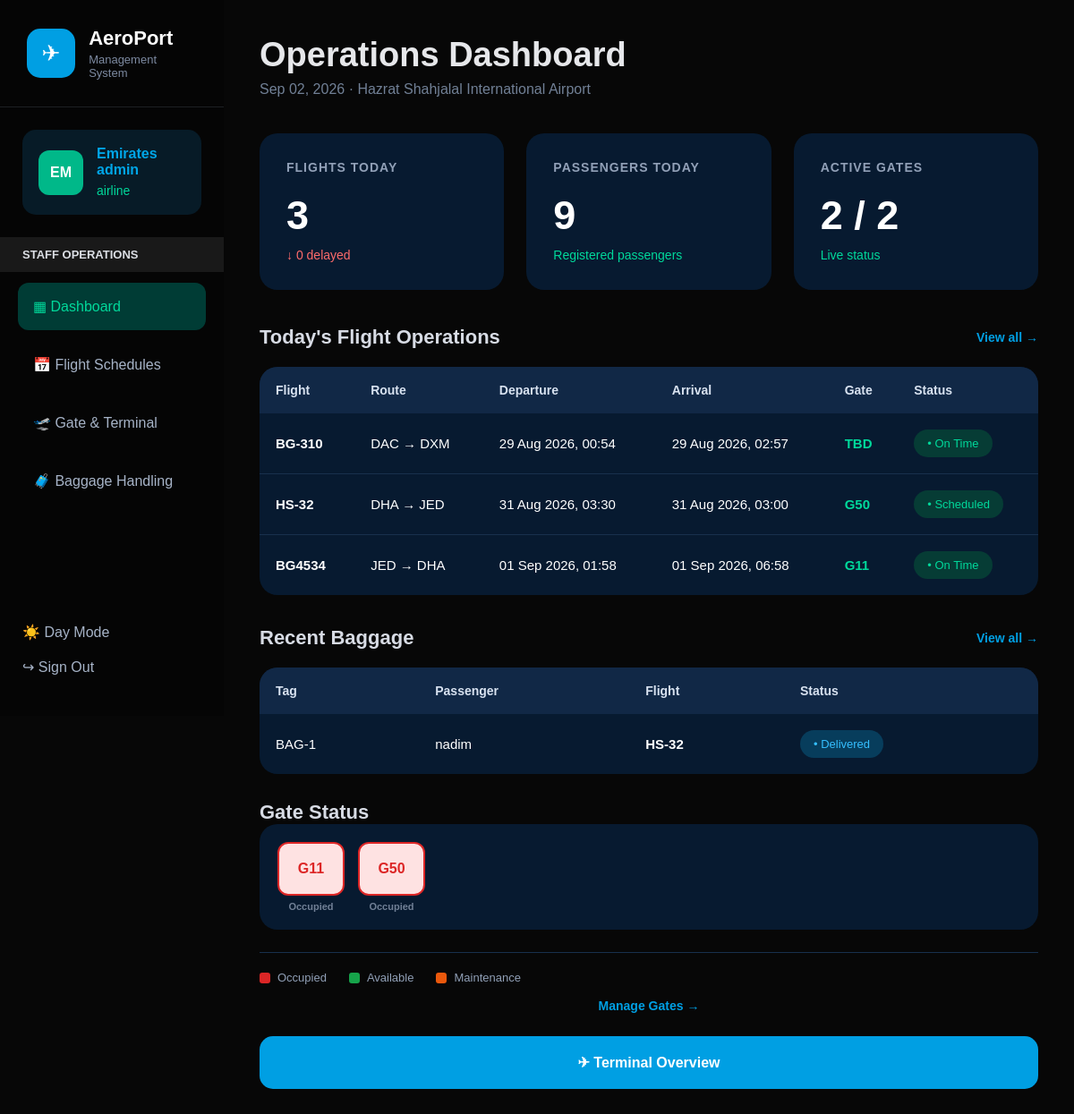
The app's page /staff/dashboard.php (signed in) with its own data.
### tables this page shows
CREATE TABLE `users` (
  `id` int(11) NOT NULL,
  `name` varchar(100) NOT NULL,
  `email` varchar(100) NOT NULL,
  `password` varchar(255) NOT NULL,
  `role` varchar(50) NOT NULL,
  `created_at` timestamp NOT NULL DEFAULT current_timestamp()
);

CREATE TABLE `flights` (
  `id` int(11) NOT NULL,
  `flight_number` varchar(50) NOT NULL,
  `airplane_id` int(11) NOT NULL,
  `departure` varchar(100) NOT NULL,
  `destination` varchar(100) NOT NULL,
  `departure_time` datetime NOT NULL,
  `arrival_time` datetime NOT NULL,
  `status` varchar(50) DEFAULT 'Scheduled',
  `created_at` timestamp NOT NULL DEFAULT current_timestamp()
);

CREATE TABLE `baggage` (
  `id` int(11) NOT NULL,
  `user_id` int(11) NOT NULL,
  `booking_id` int(11) NOT NULL,
  `baggage_status` varchar(50) DEFAULT 'Checked In',
  `location` varchar(100) DEFAULT NULL,
  `updated_at` timestamp NOT NULL DEFAULT current_timestamp()
);

CREATE TABLE `gates` (
  `id` int(11) NOT NULL,
  `gate_number` varchar(20) NOT NULL,
  `flight_id` int(11) DEFAULT NULL,
  `availability` varchar(50) DEFAULT 'Available',
  `created_at` timestamp NOT NULL DEFAULT current_timestamp(),
  `terminal` varchar(50) DEFAULT NULL
);

### staff/dashboard.php (the view, shortened to what the rows shown need)
<?php
include "../config/database.php";
$user_id = (int) $_SESSION['user_id'];
$user_sql = "
    SELECT id, name, email, role
    FROM users
    WHERE id = '$user_id'
    LIMIT 1
";
$user_result = mysqli_query($conn, $user_sql);
$user_data = mysqli_fetch_assoc($user_result);
$staff_name = $user_data['name'];
$staff_role = $user_data['role'];
$staff_initials = strtoupper(substr($staff_name, 0, 2));
$total_flights_sql = "
    SELECT COUNT(*) AS total
    FROM flights
";
$total_flights_result = mysqli_query($conn, $total_flights_sql);
$total_flights_data = mysqli_fetch_assoc($total_flights_result);
$total_flights = (int) $total_flights_data['total'];
$passenger_sql = "
    SELECT COUNT(*) AS total
    FROM users
    WHERE LOWER(role) = 'passenger'
";
$passenger_result = mysqli_query($conn, $passenger_sql);
$passenger_data = mysqli_fetch_assoc($passenger_result);
$total_passengers = (int) $passenger_data['total'];
$active_gates_sql = "
    SELECT COUNT(*) AS total
    FROM gates
    WHERE LOWER(TRIM(availability)) = 'occupied'
";
$active_gates_result = mysqli_query($conn, $active_gates_sql);
$active_gates_data = mysqli_fetch_assoc($active_gates_result);
$active_gates = (int) $active_gates_data['total'];
$total_gates_sql = "
    SELECT COUNT(*) AS total
    FROM gates
";
$total_gates_result = mysqli_query($conn, $total_gates_sql);
$total_gates_data = mysqli_fetch_assoc($total_gates_result);
$total_gates = (int) $total_gates_data['total'];
$flights_sql = "
    SELECT
        f.id,
        f.flight_number,
        f.departure,
        f.destination,
        f.departure_time,
        f.arrival_time,
        f.status,
        COALESCE(a.airline_name, 'N/A') AS airline,
        COALESCE(a.model, 'N/A') AS aircraft,
        (
            SELECT g.gate_number
            FROM gates g
            WHERE g.flight_id = f.id
            LIMIT 1
        ) AS gate_number
    FROM flights f
    LEFT JOIN airplanes a
        ON f.airplane_id = a.id
    ORDER BY f.departure_time ASC
    LIMIT 5
";
$flights_result = mysqli_query($conn, $flights_sql);
$baggage_sql = "
    SELECT
        b.id,
        b.user_id,
        b.booking_id,
        b.baggage_status,
        b.location,
        b.updated_at,
        u.name AS passenger_name,
        f.flight_number
    FROM baggage b
    LEFT JOIN users u
        ON b.user_id = u.id
    LEFT JOIN bookings bk
        ON b.booking_id = bk.id
    LEFT JOIN flights f
        ON bk.flight_id = f.id
    ORDER BY b.updated_at DESC
    LIMIT 3
";
$baggage_result = mysqli_query($conn, $baggage_sql);
$gates_sql = "
    SELECT
        id,
        gate_number,
        flight_id,
        availability
    FROM gates
    ORDER BY gate_number ASC
    LIMIT 8
";
$gates_result = mysqli_query($conn, $gates_sql);
function getFlightStatusClass($status)
{
    switch (strtolower(trim($status))) {
        case 'on time':
        case 'scheduled':
        default:
            return 'status-ontime';
    }
}
function getBaggageStatusClass($status)
{
    switch (strtolower(trim($status))) {
        case 'checked in':
        case 'checked-in':
        default:
            return 'status-checked';
    }
}
function getGateStatusClass($availability)
{
    $status = strtolower(trim($availability));
    switch ($status) {
        case 'occupied':
            return 'gate-occupied';
    }
}
?>
<!DOCTYPE html>
<html lang="en">
<head>
    <link rel="stylesheet"
          href="../assets/css/dashboard.css">
</head>
<body>
<aside class="sidebar">
    <div class="sidebar-top">
        <div class="logo">
            <div>
                <h2>AeroPort</h2>
            </div>
        </div>
        <div class="profile">
            <div class="avatar">
                <?php
                echo htmlspecialchars($staff_initials);
                ?>
            </div>
            <div>
                <h3>
                    <?php
                    echo htmlspecialchars($staff_name);
                    ?>
                </h3>
                <span>
                    <?php
                    echo htmlspecialchars($staff_role);
                    ?>
                </span>
            </div>
        </div>
    </div>
</aside>
<main class="main">
    <header class="page-header">
        <h1>
            Operations Dashboard
        </h1>
    </header>
    <section class="cards">
        <div class="card">
            <h2>
                <?php echo $total_flights; ?>
            </h2>
        </div>
        <div class="card">
            <h2>
                <?php
                echo number_format($total_passengers);
                ?>
            </h2>
        </div>
        <div class="card">
            <h2>
                <?php echo $active_gates; ?>
                /
                <?php echo $total_gates; ?>
            </h2>
        </div>
    </section>
    <section class="content">
        <div class="flight">
            <div class="section-header">
                <h2>
                    Today's Flight Operations
                </h2>
            </div>
            <table>
                <thead>
                    <tr>
                        <th>Flight</th>
                        <th>Route</th>
                        <th>Departure</th>
                        <th>Arrival</th>
                        <th>Gate</th>
                        <th>Status</th>
                    </tr>
                </thead>
                <tbody>
                <?php if (mysqli_num_rows($flights_result) > 0): ?>
                    <?php while ($flight = mysqli_fetch_assoc($flights_result)): ?>
                        <tr>
                            <td>
                                <strong>
                                    <?php
                                    echo htmlspecialchars(
                                        $flight['flight_number']
                                    );
                                    ?>
                                </strong>
                            </td>
                            <td>
                                <?php
                                echo htmlspecialchars(
                                    $flight['departure']
                                );
                                ?>
                                →
                                <?php
                                echo htmlspecialchars(
                                    $flight['destination']
                                );
                                ?>
                            </td>
                            <td>
                                <?php
                                echo htmlspecialchars(
                                    date(
                                        'd M Y, H:i',
                                        strtotime(
                                            $flight['departure_time']
                                        )
                                    )
                                );
                                ?>
                            </td>
                            <td>
                                <?php
                                echo htmlspecialchars(
                                    date(
                                        'd M Y, H:i',
                                        strtotime(
                                            $flight['arrival_time']
                                        )
                                    )
                                );
                                ?>
                            </td>
                            <td>
                                <strong class="gate-text">
                                    <?php
                                    echo htmlspecialchars(
                                        $flight['gate_number'] ?? 'TBD'
                                    );
                                    ?>
                                </strong>
                            </td>
                            <td>
                                <span class="status <?php
                                    echo getFlightStatusClass(
                                        $flight['status']
                                    );
                                ?>">
                                    •
                                    <?php
                                    echo htmlspecialchars(
                                        $flight['status']
                                    );
                                    ?>
                                </span>
                            </td>
                        </tr>
                    <?php endwhile; ?>
                <?php endif; ?>
                </tbody>
            </table>
            <div class="section-header baggage-header">
                <h2>
                    Recent Baggage
                </h2>
            </div>
            <table>
                <thead>
                    <tr>
                        <th>Tag</th>
                        <th>Passenger</th>
                        <th>Flight</th>
                        <th>Status</th>
                    </tr>
                </thead>
                <tbody>
                <?php if (mysqli_num_rows($baggage_result) > 0): ?>
                    <?php while ($bag = mysqli_fetch_assoc($baggage_result)): ?>
                        <tr>
                            <td>
                                <?php
                                echo htmlspecialchars(
                                    'BAG-' . $bag['id']
                                );
                                ?>
                            </td>
                            <td>
                                <?php
                                echo htmlspecialchars(
                                    $bag['passenger_name'] ?? 'Unknown'
                                );
                                ?>
                            </td>
                            <td>
                                <strong>
                                    <?php
                                    echo htmlspecialchars(
                                        $bag['flight_number'] ?? 'N/A'
                                    );
                                    ?>
                                </strong>
                            </td>
                            <td>
                                <span class="status <?php
                                    echo getBaggageStatusClass(
                                        $bag['baggage_status']
                                    );
                                ?>">
                                    •
                                    <?php
                                    echo htmlspecialchars(
                                        $bag['baggage_status']
                                    );
                                    ?>
                                </span>
                            </td>
                        </tr>
                    <?php endwhile; ?>
                <?php endif; ?>
                </tbody>
            </table>
        </div>
        <aside class="right">
            <h2>
                Gate Status
            </h2>
            <div class="gates">
                <?php if (mysqli_num_rows($gates_result) > 0): ?>
                    <?php while ($gate = mysqli_fetch_assoc($gates_result)): ?>
                        <?php
                        $gate_class = getGateStatusClass(
                            $gate['availability']
                        );
                        ?>
                        <div class="gate-item">
                            <div class="gate-box <?php echo $gate_class; ?>">
                                <?php
                                echo htmlspecialchars(
                                    $gate['gate_number']
                                );
                                ?>
                            </div>
                            <span class="gate-status-text">
                                <?php
                                echo htmlspecialchars(
                                    ucfirst(
                                        strtolower(
                                            trim(
                                                $gate['availability']
                                            )
                                        )
                                    )
                                );
                                ?>
                            </span>
                        </div>
                    <?php endwhile; ?>
                <?php else: ?>
                    <p>
                        No gates available.
                    </p>
                <?php endif; ?>
            </div>
        </aside>
    </section>
</main>
</body>
</html>

### records on screen
users: name "EM", name "Emirates admin", role "airline"
flights: flight_number "BG-310", departure "DAC", destination "DXM", departure_time "29 Aug 2026, 00:54", arrival_time "29 Aug 2026, 02:57", gate_number "TBD", status "On Time"
flights: flight_number "HS-32", departure "DHA", destination "JED", departure_time "31 Aug 2026, 03:30", arrival_time "31 Aug 2026, 03:00", gate_number "G50", status "Scheduled"
flights: flight_number "BG4534", departure "JED", destination "DHA", departure_time "01 Sep 2026, 01:58", arrival_time "01 Sep 2026, 06:58", gate_number "G11", status "On Time"
baggage: id "BAG-1", user.name "nadim", flights.flight_number "HS-32", baggage_status "Delivered"
gates: gate_number "G11", availability "Occupied"
gates: gate_number "G50", availability "Occupied"

### other values on screen
$total_flights "3"
$delayed_flights "0"
$total_passengers "9"
$active_gates "2"
$total_gates "2"
